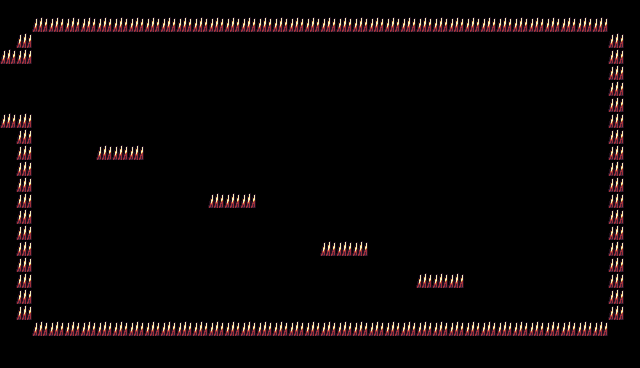

Rendered tile map (Tiled .tmx) drawn with the repository's tilesets; below, a short description and the map source with its tile grids summarised:
An orthogonal 40x23 tile map with 16x16 px tiles, 3 tile layers (collision-ceiling, collision-wall, collision-ground), 1 hidden layer not drawn.

<map version="1.10" tiledversion="1.12.1" orientation="orthogonal" renderorder="right-down" width="40" height="23" tilewidth="16" tileheight="16" infinite="0" nextlayerid="5" nextobjectid="1">
 <editorsettings>
  <export target="assets/graphics/map/main1-right.lua" format="lua" />
 </editorsettings>
 <tileset firstgid="1" source="high temple.tsx" />
 <layer id="4" name="collision-ceiling" width="40" height="23">
  <data>[920 cells, 37 non-empty, 1 distinct tile ids]</data>
 </layer>
 <layer id="2" name="collision-wall" width="40" height="23">
  <data>[920 cells, 33 non-empty, 1 distinct tile ids]</data>
 </layer>
 <layer id="3" name="collision-ground" width="40" height="23">
  <data>[920 cells, 49 non-empty, 1 distinct tile ids]</data>
 </layer>
 <layer id="1" name="foreground" width="40" height="23" visible="0">
  <data>[920 cells, 278 non-empty, 8 distinct tile ids]</data>
 </layer>
</map>
